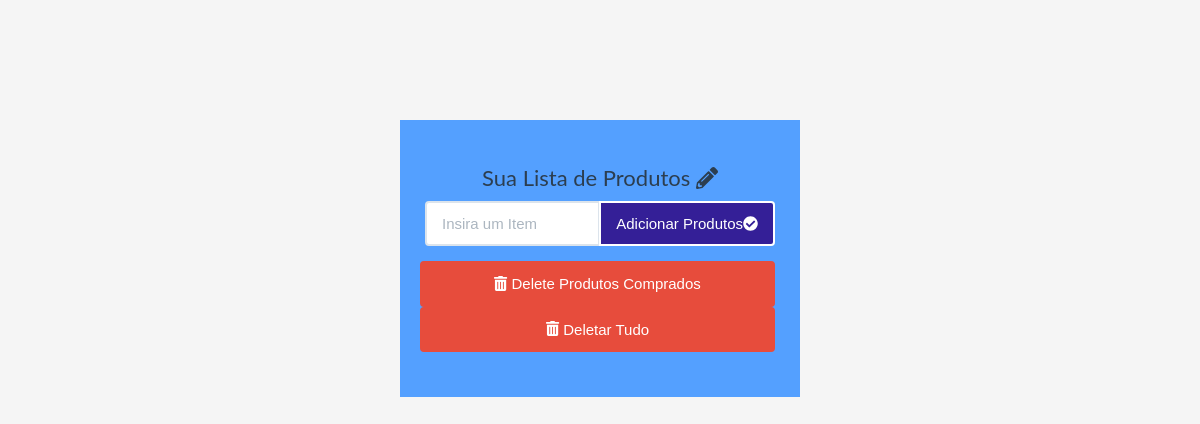
/products/, run on an earlier commit of the app's database.
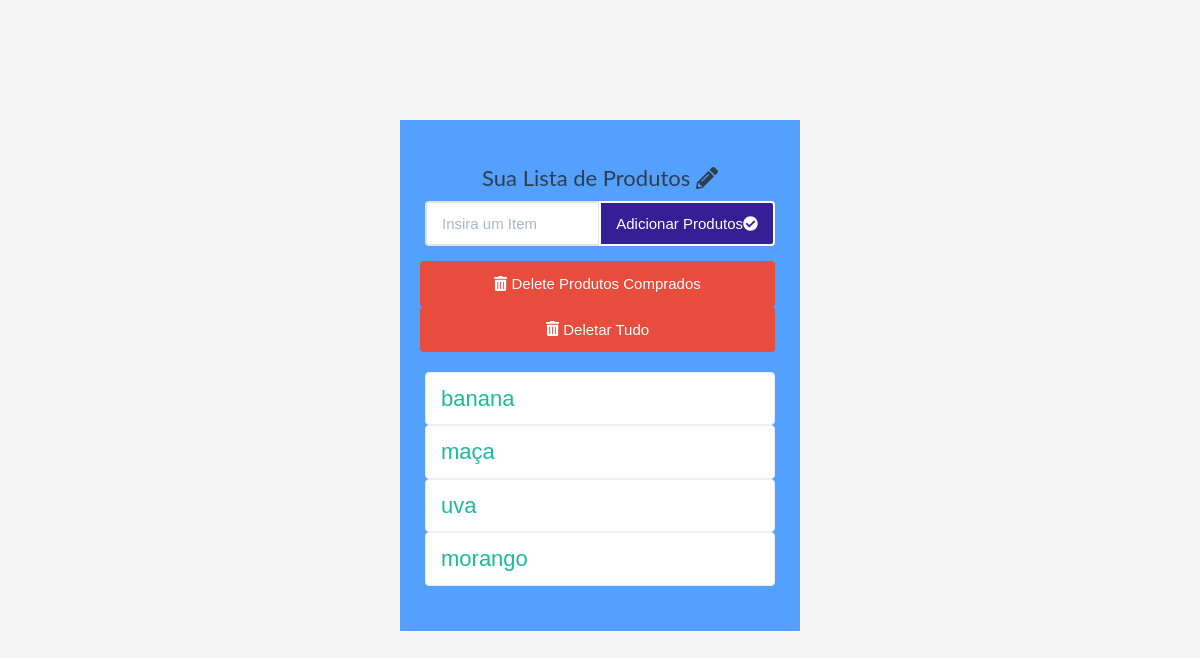
And on a later commit of the database.
### vendor_list/models.py (models this page shows, shortened)
class Vendor_List(models.Model):
	complete = models.BooleanField(default=False) #quando for True vc nao pode comprar mais
	item = models.CharField(max_length=100)

### vendor_list/views.py (the view)
# urls.py: path('products/', views.index, name='vendor_list-index'),
def index(request):
	my_item = Vendor_List.objects.order_by('id')
	form = List_Form()
	context = {'my_item':my_item,
		'form': form
	}
	return render(request,'vendor_list/index.html',context)

### vendor_list/forms.py
class List_Form(forms.Form):
	text = forms.CharField(max_length=100,
	widget=forms.TextInput(
		attrs = {'class': 'form-control', 'placeholder': 'Insira um Item'}
	)
)

### vendor_list/templates/vendor_list/index.html (shortened to what this page needs)
{% load static %}
<!DOCTYPE html>
<html lang="en">
	<head>
		<link rel="stylesheet" href="{% static 'vendor_list/css/flatly.min.css' %}" />
		<link rel="stylesheet" href="{% static 'vendor_list/css/styles.css' %}" />
	</head>
	<body>
		<div class="container-fluid" id="wrapper">
			<div class="row">
				<div class="col-lg-4 col-lg-offset-4" id="content">
					<h2>Sua Lista de Produtos <i class="fas fa-pencil-alt"></i>
</h2>
					<form action="{% url 'vendor_list-add' %}" method="POST" role="form">
						<div class="form-group">
							<div class="input-group">
								{{ form.text }}
							  <span class="input-group-btn">
								  <button type="submit" class="btn btn-success" id="add-btn">Adicionar Produtos<i class="fas fa-check-circle"></i>
</button>
							  </span>
							</div>
						</div>
					</form>
					<div class="row t10">
						<div class="col-lg-12">
							<div class="btn-toolbar">
								<a href="{% url 'vendor_list-delete' %}">
									<button type="button" class="btn btn-danger btn-block">
										<i class="fas fa-trash-alt"></i> Delete Produtos Comprados
									</button>
								</a>
								<a href="/delete_all">
									<button type="button" class="btn btn-danger btn-block">
										<i class="fas fa-trash-alt"></i> Deletar Tudo
									</button>
								</a>
							</div>
						</div>
					</div>
					<ul class="list-group t20">
					{% for i in my_item %}
						{% if i.complete %}
							<li class="list-group-item todo-completed">{{i.item}}</li>
						{% else %}
							<a href="{% url 'vendor_list-bought' i.id %}"><li class="list-group-item">{{i.item}}</li></a>
						{% endif %}
					{% endfor %}
					</ul>
				</div>
			</div>
		</div>
	</body>
</html>

What changed in the data, as far as the page shows it:
added Vendor_List: item "banana"
added Vendor_List: item "maça"
added Vendor_List: item "uva"
added Vendor_List: item "morango"
